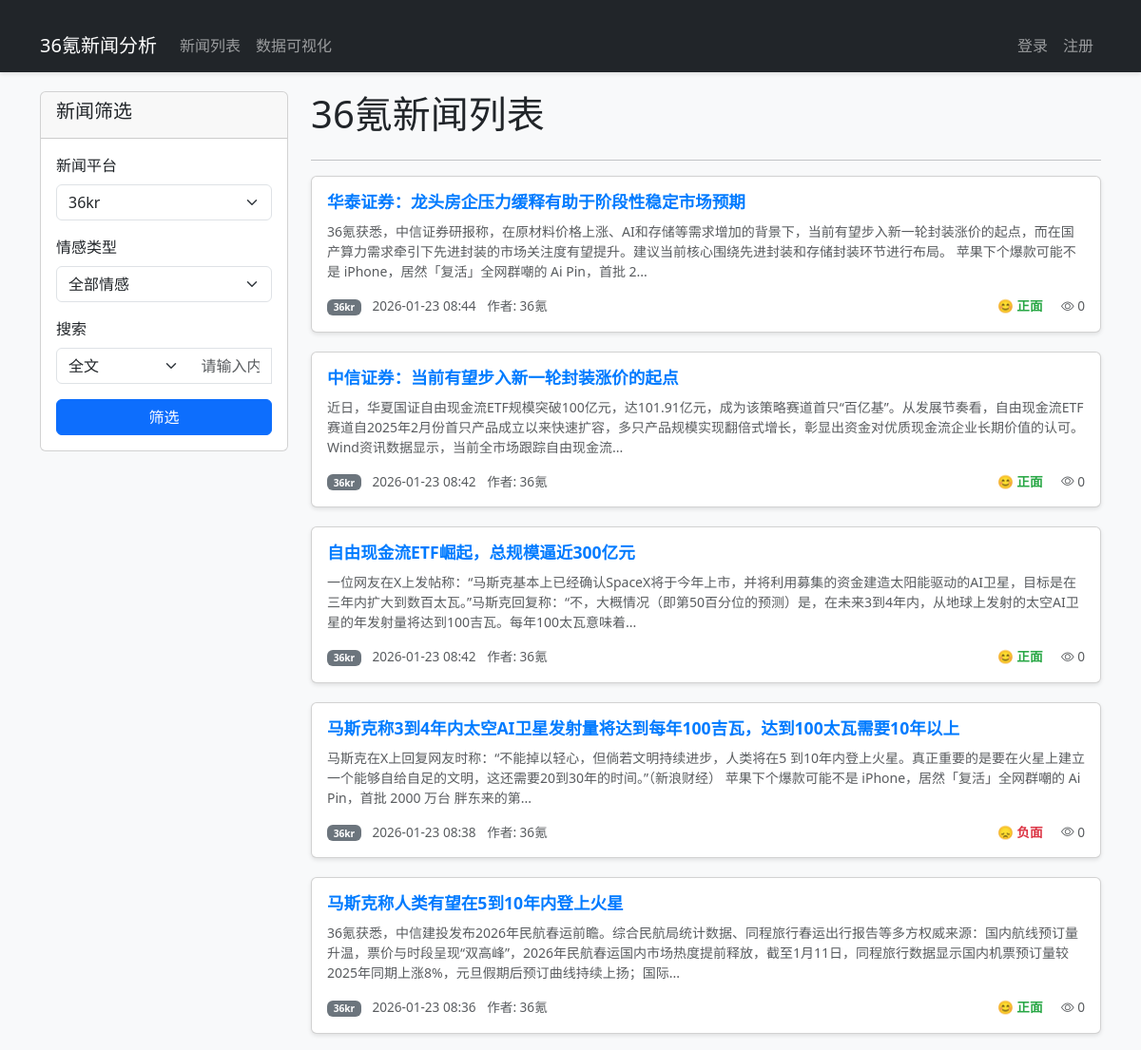
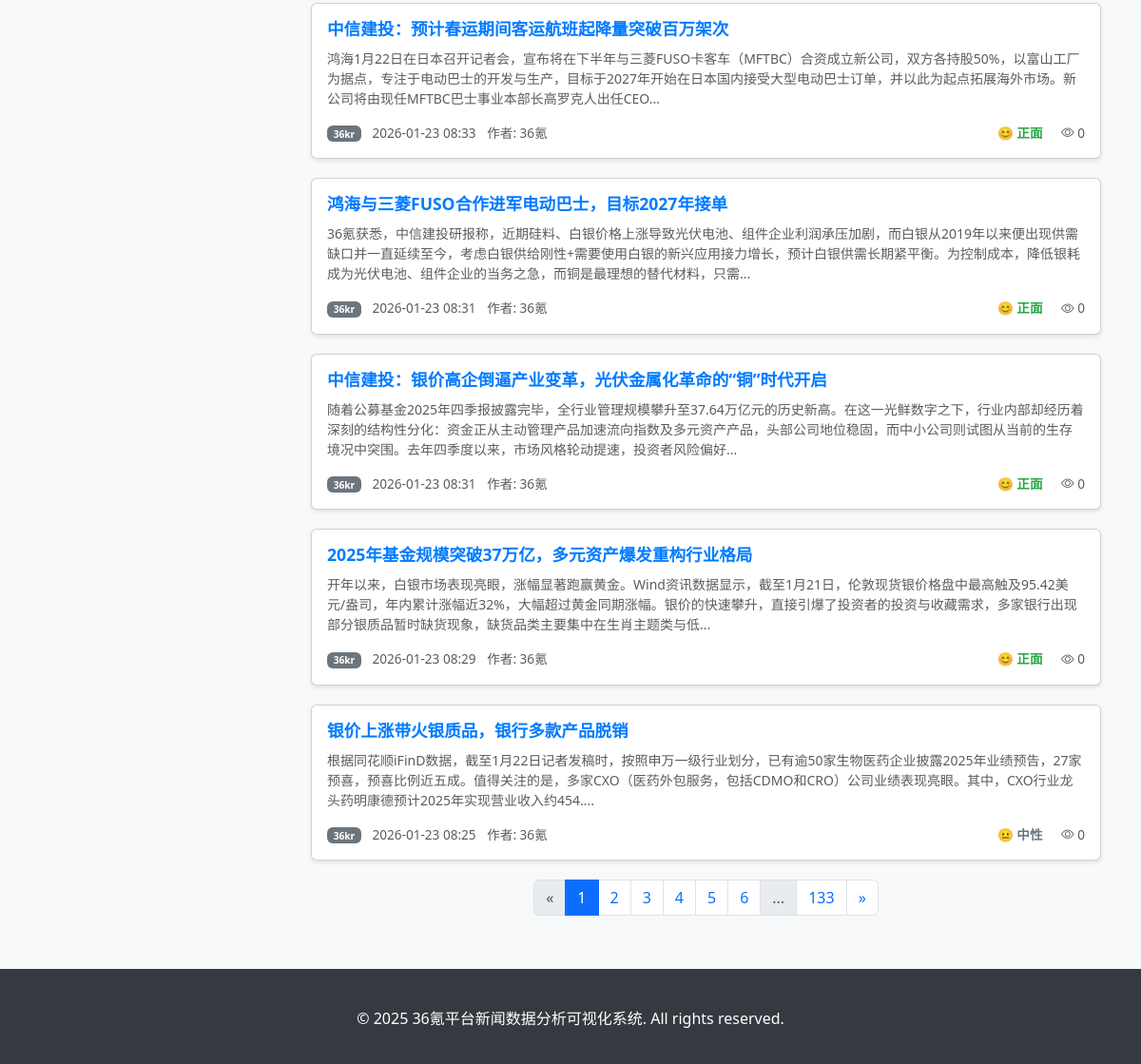
Page /news/ on the committed database (2 pictures, top to bottom).
### news_analysis/models.py (models this page shows, shortened)
class News(models.Model):
    title = models.CharField(max_length=255, verbose_name='新闻标题')
    content = models.TextField(verbose_name='新闻内容')
    publish_time = models.DateTimeField(verbose_name='发布时间')
    url = models.URLField(max_length=500, verbose_name='新闻链接', unique=True)
    platform = models.CharField(max_length=20, choices=PlatformChoice.choices, verbose_name='来源平台')
    source_id = models.CharField(max_length=100, verbose_name='平台内部ID', unique=True)
    author = models.CharField(max_length=100, blank=True, null=True, verbose_name='作者')
    read_count = models.IntegerField(default=0, verbose_name='阅读量')
    created_at = models.DateTimeField(auto_now_add=True, verbose_name='创建时间')
    updated_at = models.DateTimeField(auto_now=True, verbose_name='更新时间')
    is_valid = models.BooleanField(default=True, verbose_name='是否有效')
    class Meta:
        verbose_name = '新闻'
        verbose_name_plural = '新闻列表'
        ordering = ['-publish_time']

### news_analysis/views/news_views.py (the view)
# urls.py: path('news/', news_views.news_list, name='news_list'),
def news_list(request):
    platform = request.GET.get('platform', '')
    sentiment = request.GET.get('sentiment', '')
    search_query = request.GET.get('q', '')
    search_mode = request.GET.get('search_mode', 'keyword')  # 'keyword'或'title'
    page = request.GET.get('page', 1)
    result = news_service.get_news_list(
        platform=platform,
        sentiment=sentiment,
        search_query=search_query,
        search_mode=search_mode,
        page=page
    )
    paginator = Paginator(result['news_list'], 10)
    page = request.GET.get('page', 1)
    try:
        news = paginator.page(page)
    except PageNotAnInteger:
        news = paginator.page(1)
    except EmptyPage:
        news = paginator.page(paginator.num_pages)
    return render(request, 'news/news_list.html', {
        'news': news,
        'platforms': result['available_platforms'],
        'selected_platform': platform,
        'selected_sentiment': sentiment,
        'search_query': search_query,
        'search_mode': search_mode
    })

### news_analysis/repositories/news_repository.py (called while the page is built, shortened)
    @staticmethod
    def get_news_list(platform=None, sentiment=None, search_query=None, search_mode='keyword', page=1, page_size=10):
        query = Q(is_valid=True)
        if platform:
            query &= Q(platform=platform)
        if sentiment:
            query &= Q(sentiment__sentiment_type=sentiment)
        news_list = News.objects.filter(query).distinct().order_by('-publish_time')
        return news_list

    @staticmethod
    def get_available_platforms():
        return list(set(News.objects.filter(is_valid=True).values_list('platform', flat=True)))

### news_analysis/services/news_service.py (called while the page is built)
    def get_news_list(self, platform=None, sentiment=None, search_query=None, search_mode='keyword', page=1, page_size=10):
        news_list = self.news_repo.get_news_list(
            platform=platform,
            sentiment=sentiment,
            search_query=search_query,
            search_mode=search_mode,
            page=page,
            page_size=page_size
        )
        available_platforms = self.news_repo.get_available_platforms()
        return {
            'news_list': news_list,
            'available_platforms': available_platforms
        }

### templates/news/news_list.html (shortened to what this page needs)
{% extends 'base/base.html' %}
{% block content %}
    <div class="row">
        <div class="col-md-3">
            <div class="card">
                <div class="card-header">
                    <h5>新闻筛选</h5>
                </div>
                <div class="card-body">
                    <form method="get" action="{% url 'news_list' %}">
                        <div class="mb-3">
                            <label class="form-label">新闻平台</label>
                            <select class="form-select" name="platform">
                                {% for p in platforms %}
                                    <option value="{{ p }}" {% if selected_platform == p %}selected{% endif %}>{{ p }}</option>
                                {% endfor %}
                            </select>
                        </div>
                        <div class="mb-3">
                            <label class="form-label">情感类型</label>
                            <select class="form-select" name="sentiment">
                                <option value="">全部情感</option>
                            </select>
                        </div>
                        <div class="mb-3">
                            <label class="form-label">搜索</label>
                            <div class="input-group">
                                <select name="search_mode" class="form-select" style="width: 80px; border-radius: 0.375rem 0 0 0.375rem;">
                                    <option value="keyword" {% if search_mode == 'keyword' or not search_mode %}selected{% endif %}>全文</option>
                                </select>
                                <input type="text" class="form-control" name="q" placeholder="请输入内容" value="{{ search_query }}" style="border-left: none; border-radius: 0;">
                            </div>
                        </div>
                        <button type="submit" class="btn btn-primary w-100">筛选</button>
                    </form>
                </div>
            </div>
        </div>
        <div class="col-md-9">
            <div class="d-flex justify-content-between align-items-center mb-3">
                <h1>36氪新闻列表</h1>
            </div>
            <hr>
            {% if news.object_list %}
                {% for item in news.object_list %}
                    <div class="card news-card">
                        <div class="card-body">
                            <h5 class="news-title"><a href="/news/{{ item.id }}/" class="news-link">{{ item.title }}</a></h5>
                            <p class="card-text text-muted small">{{ item.content|striptags|truncatechars:150 }}</p>
                            <div class="d-flex justify-content-between align-items-center news-meta">
                                <div class="text-muted">
                                    <span class="badge bg-secondary">{{ item.platform }}</span>
                                <span class="ms-2">{{ item.publish_time|date:"Y-m-d H:i" }}</span>
                                <span class="ms-2">作者: {{ item.author }}</span>
                                </div>
                                <div>
                                    {% if item.sentiment %}
                                        {% if item.sentiment.sentiment_type == '正面' %}
                                            <span class="sentiment-positive">😊 正面</span>
                                        {% elif item.sentiment.sentiment_type == '负面' %}
                                            <span class="sentiment-negative">😞 负面</span>
                                        {% else %}
                                            <span class="sentiment-neutral">😐 中性</span>
                                        {% endif %}
                                    {% else %}
                                        <span class="text-muted">未分析</span>
                                    {% endif %}
                                    <span class="ms-3 text-muted"><i class="bi bi-eye"></i> {{ item.read_count }}</span>
                                </div>
                            </div>
                        </div>
                    </div>
                {% endfor %}
            {% else %}
                <div class="alert alert-info" role="alert">
                    暂无符合条件的新闻
                </div>
            {% endif %}
            <nav aria-label="Page navigation">
                <ul class="pagination justify-content-center">
                    {% if news.has_previous %}
                        <li class="page-item">
                            <a class="page-link" href="?page={{ news.previous_page_number }}{% if selected_platform %}&platform={{ selected_platform }}{% endif %}{% if selected_sentiment %}&sentiment={{ selected_sentiment }}{% endif %}{% if search_query %}&q={{ search_query }}{% endif %}{% if search_mode %}&search_mode={{ search_mode }}{% endif %}" aria-label="Previous">
                                <span aria-hidden="true">&laquo;</span>
                            </a>
                        </li>
                    {% else %}
                        <li class="page-item disabled">
                            <a class="page-link" href="#" aria-label="Previous">
                                <span aria-hidden="true">&laquo;</span>
                            </a>
                        </li>
                    {% endif %}
                    {% with current_page=news.number total_pages=news.paginator.num_pages %}
                        {% if current_page != 1 %}
                            <li class="page-item"><a class="page-link" href="?page=1{% if selected_platform %}&platform={{ selected_platform }}{% endif %}{% if selected_sentiment %}&sentiment={{ selected_sentiment }}{% endif %}{% if search_query %}&q={{ search_query }}{% endif %}{% if search_mode %}&search_mode={{ search_mode }}{% endif %}">1</a></li>
                        {% else %}
                            <li class="page-item active"><a class="page-link" href="#">1</a></li>
                        {% endif %}
                        {% for i in news.paginator.page_range %}
                            {% if i > 1 and i < total_pages and i >= current_page|add:-5 and i <= current_page|add:5 %}
                                {% if current_page == i %}
                                    <li class="page-item active"><a class="page-link" href="#">{{ i }}</a></li>
                                {% else %}
                                    <li class="page-item"><a class="page-link" href="?page={{ i }}{% if search_mode %}&search_mode={{ search_mode }}{% endif %}">{{ i }}</a></li>
                                {% endif %}
                            {% endif %}
                        {% endfor %}
                        {% if current_page < total_pages|add:-6 %}
                            <li class="page-item disabled"><span class="page-link">...</span></li>
                        {% endif %}
                        {% if total_pages > 1 %}
                            {% if current_page != total_pages %}
                                <li class="page-item"><a class="page-link" href="?page={{ total_pages }}{% if search_mode %}&search_mode={{ search_mode }}{% endif %}">{{ total_pages }}</a></li>
                            {% else %}
                                <li class="page-item active"><a class="page-link" href="#">{{ total_pages }}</a></li>
                            {% endif %}
                        {% endif %}
                    {% endwith %}
                    {% if news.has_next %}
                        <li class="page-item">
                            <a class="page-link" href="?page={{ news.next_page_number }}{% if search_mode %}&search_mode={{ search_mode }}{% endif %}" aria-label="Next">
                                <span aria-hidden="true">&raquo;</span>
                            </a>
                        </li>
                    {% else %}
                        <li class="page-item disabled">
                            <a class="page-link" href="#" aria-label="Next">
                                <span aria-hidden="true">&raquo;</span>
                            </a>
                        </li>
                    {% endif %}
                </ul>
            </nav>
        </div>
    </div>
{% endblock %}

### templates/base/base.html (style rules this page uses)
body { background-color: #f8f9fa; }
.news-card { margin-bottom: 20px; box-shadow: 0 2px 4px rgba(0,0,0,0.1); transition: transform 0.2s; }
.news-title { font-size: 1.1rem; font-weight: 600; margin-bottom: 10px; }
.news-title a, .news-link { color: #007bff !important; text-decoration: none !important; display: block; cursor: pointer !important; }
.news-meta { color: #6c757d; font-size: 0.85rem; }
.sentiment-positive { color: #28a745; font-weight: 600; }
.sentiment-negative { color: #dc3545; font-weight: 600; }
.sentiment-neutral { color: #6c757d; font-weight: 600; }

### rows in the picture
News: title "华泰证券：龙头房企压力缓释有助于阶段性稳定市场预期", content "36氪获悉，中信证券研报称，在原材料价格上涨、AI和存储等需求增加的背景下，当前有望步入新一轮封装涨价的起点，而在国产算力需求牵引下先进封装的市场关注度有望提升。建议当前核心围绕先进封装和存储封装环节进行布局。 苹果下个爆款可能不是 iPhone，居然「复活」全网群嘲的 Ai Pin，首批 2...", platform "36kr", publish_time "2026-01-23 08:44", author "36氪", shows "😊 正面", read_count "0"
News: title "中信证券：当前有望步入新一轮封装涨价的起点", content "近日，华夏国证自由现金流ETF规模突破100亿元，达101.91亿元，成为该策略赛道首只“百亿基”。从发展节奏看，自由现金流ETF赛道自2025年2月份首只产品成立以来快速扩容，多只产品规模实现翻倍式增长，彰显出资金对优质现金流企业长期价值的认可。Wind资讯数据显示，当前全市场跟踪自由现金流...", platform "36kr", publish_time "2026-01-23 08:42", author "36氪", shows "😊 正面", read_count "0"
News: title "自由现金流ETF崛起，总规模逼近300亿元", content "一位网友在X上发帖称：“马斯克基本上已经确认SpaceX将于今年上市，并将利用募集的资金建造太阳能驱动的AI卫星，目标是在三年内扩大到数百太瓦。”马斯克回复称：“不，大概情况（即第50百分位的预测）是，在未来3到4年内，从地球上发射的太空AI卫星的年发射量将达到100吉瓦。每年100太瓦意味着...", platform "36kr", publish_time "2026-01-23 08:42", author "36氪", shows "😊 正面", read_count "0"
News: title "马斯克称3到4年内太空AI卫星发射量将达到每年100吉瓦，达到100太瓦需要10年以上", content "马斯克在X上回复网友时称：“不能掉以轻心，但倘若文明持续进步，人类将在5 到10年内登上火星。真正重要的是要在火星上建立一个能够自给自足的文明，这还需要20到30年的时间。”（新浪财经） 苹果下个爆款可能不是 iPhone，居然「复活」全网群嘲的 Ai Pin，首批 2000 万台 胖东来的第...", platform "36kr", publish_time "2026-01-23 08:38", author "36氪", shows "😞 负面", read_count "0"
News: title "马斯克称人类有望在5到10年内登上火星", content "36氪获悉，中信建投发布2026年民航春运前瞻。综合民航局统计数据、同程旅行春运出行报告等多方权威来源：国内航线预订量升温，票价与时段呈现“双高峰”，2026年民航春运国内市场热度提前释放，截至1月11日，同程旅行数据显示国内机票预订量较2025年同期上涨8%，元旦假期后预订曲线持续上扬；国际...", platform "36kr", publish_time "2026-01-23 08:36", author "36氪", shows "😊 正面", read_count "0"
News: title "中信建投：预计春运期间客运航班起降量突破百万架次", content "鸿海1月22日在日本召开记者会，宣布将在下半年与三菱FUSO卡客车（MFTBC）合资成立新公司，双方各持股50%，以富山工厂为据点，专注于电动巴士的开发与生产，目标于2027年开始在日本国内接受大型电动巴士订单，并以此为起点拓展海外市场。新公司将由现任MFTBC巴士事业本部长高罗克人出任CEO...", platform "36kr", publish_time "2026-01-23 08:33", author "36氪", shows "😊 正面", read_count "0"
News: title "鸿海与三菱FUSO合作进军电动巴士，目标2027年接单", content "36氪获悉，中信建投研报称，近期硅料、白银价格上涨导致光伏电池、组件企业利润承压加剧，而白银从2019年以来便出现供需缺口并一直延续至今，考虑白银供给刚性+需要使用白银的新兴应用接力增长，预计白银供需长期紧平衡。为控制成本，降低银耗成为光伏电池、组件企业的当务之急，而铜是最理想的替代材料，只需...", platform "36kr", publish_time "2026-01-23 08:31", author "36氪", shows "😊 正面", read_count "0"
News: title "中信建投：银价高企倒逼产业变革，光伏金属化革命的“铜”时代开启", content "随着公募基金2025年四季报披露完毕，全行业管理规模攀升至37.64万亿元的历史新高。在这一光鲜数字之下，行业内部却经历着深刻的结构性分化：资金正从主动管理产品加速流向指数及多元资产产品，头部公司地位稳固，而中小公司则试图从当前的生存境况中突围。去年四季度以来，市场风格轮动提速，投资者风险偏好...", platform "36kr", publish_time "2026-01-23 08:31", author "36氪", shows "😊 正面", read_count "0"
News: title "2025年基金规模突破37万亿，多元资产爆发重构行业格局", content "开年以来，白银市场表现亮眼，涨幅显著跑赢黄金。Wind资讯数据显示，截至1月21日，伦敦现货银价格盘中最高触及95.42美元/盎司，年内累计涨幅近32%，大幅超过黄金同期涨幅。银价的快速攀升，直接引爆了投资者的投资与收藏需求，多家银行出现部分银质品暂时缺货现象，缺货品类主要集中在生肖主题类与低...", platform "36kr", publish_time "2026-01-23 08:29", author "36氪", shows "😊 正面", read_count "0"
News: title "银价上涨带火银质品，银行多款产品脱销", content "根据同花顺iFinD数据，截至1月22日记者发稿时，按照申万一级行业划分，已有逾50家生物医药企业披露2025年业绩预告，27家预喜，预喜比例近五成。值得关注的是，多家CXO（医药外包服务，包括CDMO和CRO）公司业绩表现亮眼。其中，CXO行业龙头药明康德预计2025年实现营业收入约454....", platform "36kr", publish_time "2026-01-23 08:25", author "36氪", shows "😐 中性", read_count "0"

### other values in the picture
{{ i }} "2" "3" "4" "5" "6"
{{ total_pages }} "133"
form field platform "36kr"
